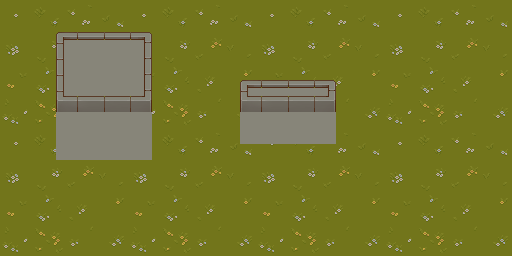

Below is a game level as drawn by its tile map, then a one-line description and the .tmx that defines it (tile-layer data replaced by summaries):
An orthogonal 64x32 tile map with 8x8 px tiles, 3 tile layers (background, foreground, height), 3 tilesets.

<map version="1.9" tiledversion="1.9.0" orientation="orthogonal" renderorder="right-down" width="64" height="32" tilewidth="8" tileheight="8" infinite="0" nextlayerid="4" nextobjectid="1">
 <tileset firstgid="1" source="../tilesets/TX Tileset Grass.tsx" />
 <tileset firstgid="1025" source="../tilesets/TX Tileset Wall.tsx" />
 <tileset firstgid="5121" source="../tilesets/TX Tileset Stone Ground.tsx" />
 <layer id="1" name="background" width="64" height="32">
  <data>[2048 cells, 2048 non-empty, 256 distinct tile ids]</data>
 </layer>
 <layer id="2" name="foreground" width="64" height="32">
  <data>[2048 cells, 304 non-empty, 164 distinct tile ids]</data>
 </layer>
 <layer id="3" name="height" width="64" height="32">
  <data>[2048 cells, 120 non-empty, 1 distinct tile ids]</data>
 </layer>
</map>
